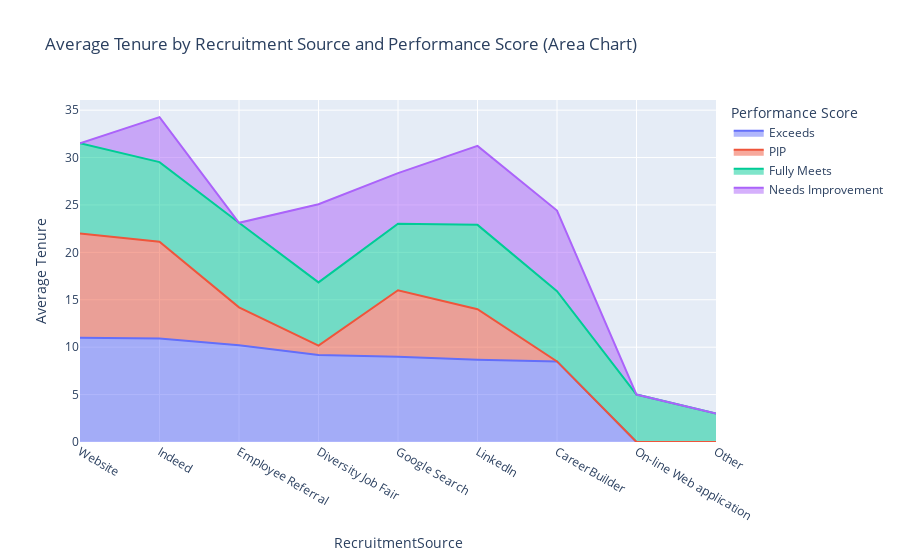

The cell this chart's notebook holds for it:
### Code cell
# Group data by RecruitmentSource and PerformanceScore, calculate mean Tenure
recruitment_trend = df.groupby(['RecruitmentSource', 'PerformanceScore'])['Tenure'].mean().reset_index()

# Sort the data by Tenure
recruitment_trend = recruitment_trend.sort_values(by='Tenure', ascending=False)

# Create the Area Chart
fig = px.area(recruitment_trend, 
              x='RecruitmentSource', 
              y='Tenure', 
              color='PerformanceScore', 
              title="Average Tenure by Recruitment Source and Performance Score (Area Chart)",
              labels={'Tenure': 'Average Tenure', 'PerformanceScore': 'Performance Score'})

fig.show()

### Figure 1 — Plotly figure (JSON) as saved in the notebook; plotly's stock layout.template omitted (floating-point values rounded to 4 significant figures)
{"data": [{"fillpattern": {"shape": ""}, "hovertemplate": "Performance Score=Exceeds<br>RecruitmentSource=%{x}<br>Average Tenure=%{y}<extra></extra>", "legendgroup": "Exceeds", "line": {"color": "#636efa"}, "marker": {"symbol": "circle"}, "mode": "lines", "name": "Exceeds", "orientation": "v", "showlegend": true, "stackgroup": "1", "type": "scatter", "x": ["Website", "Indeed", "Employee Referral", "Diversity Job Fair", "Google Search", "LinkedIn", "CareerBuilder"], "xaxis": "x", "y": [11.0, 10.92, 10.2, 9.167, 9.0, 8.667, 8.5], "yaxis": "y"}, {"fillpattern": {"shape": ""}, "hovertemplate": "Performance Score=PIP<br>RecruitmentSource=%{x}<br>Average Tenure=%{y}<extra></extra>", "legendgroup": "PIP", "line": {"color": "#EF553B"}, "marker": {"symbol": "circle"}, "mode": "lines", "name": "PIP", "orientation": "v", "showlegend": true, "stackgroup": "1", "type": "scatter", "x": ["Website", "Indeed", "Google Search", "LinkedIn", "Employee Referral", "Diversity Job Fair"], "xaxis": "x", "y": [11.0, 10.2, 7.0, 5.333, 4.0, 1.0], "yaxis": "y"}, {"fillpattern": {"shape": ""}, "hovertemplate": "Performance Score=Fully Meets<br>RecruitmentSource=%{x}<br>Average Tenure=%{y}<extra></extra>", "legendgroup": "Fully Meets", "line": {"color": "#00cc96"}, "marker": {"symbol": "circle"}, "mode": "lines", "name": "Fully Meets", "orientation": "v", "showlegend": true, "stackgroup": "1", "type": "scatter", "x": ["Website", "Employee Referral", "LinkedIn", "Indeed", "CareerBuilder", "Google Search", "Diversity Job Fair", "On-line Web application", "Other"], "xaxis": "x", "y": [9.5, 8.92, 8.902, 8.4, 7.412, 7.023, 6.667, 5.0, 3.0], "yaxis": "y"}, {"fillpattern": {"shape": ""}, "hovertemplate": "Performance Score=Needs Improvement<br>RecruitmentSource=%{x}<br>Average Tenure=%{y}<extra></extra>", "legendgroup": "Needs Improvement", "line": {"color": "#ab63fa"}, "marker": {"symbol": "circle"}, "mode": "lines", "name": "Needs Improvement", "orientation": "v", "showlegend": true, "stackgroup": "1", "type": "scatter", "x": ["CareerBuilder", "LinkedIn", "Diversity Job Fair", "Google Search", "Indeed"], "xaxis": "x", "y": [8.5, 8.333, 8.25, 5.333, 4.75], "yaxis": "y"}], "layout": {"legend": {"title": {"text": "Performance Score"}, "tracegroupgap": 0}, "title": {"text": "Average Tenure by Recruitment Source and Performance Score (Area Chart)"}, "xaxis": {"anchor": "y", "domain": [0, 1], "title": {"text": "RecruitmentSource"}}, "yaxis": {"anchor": "x", "domain": [0, 1], "title": {"text": "Average Tenure"}}}}
